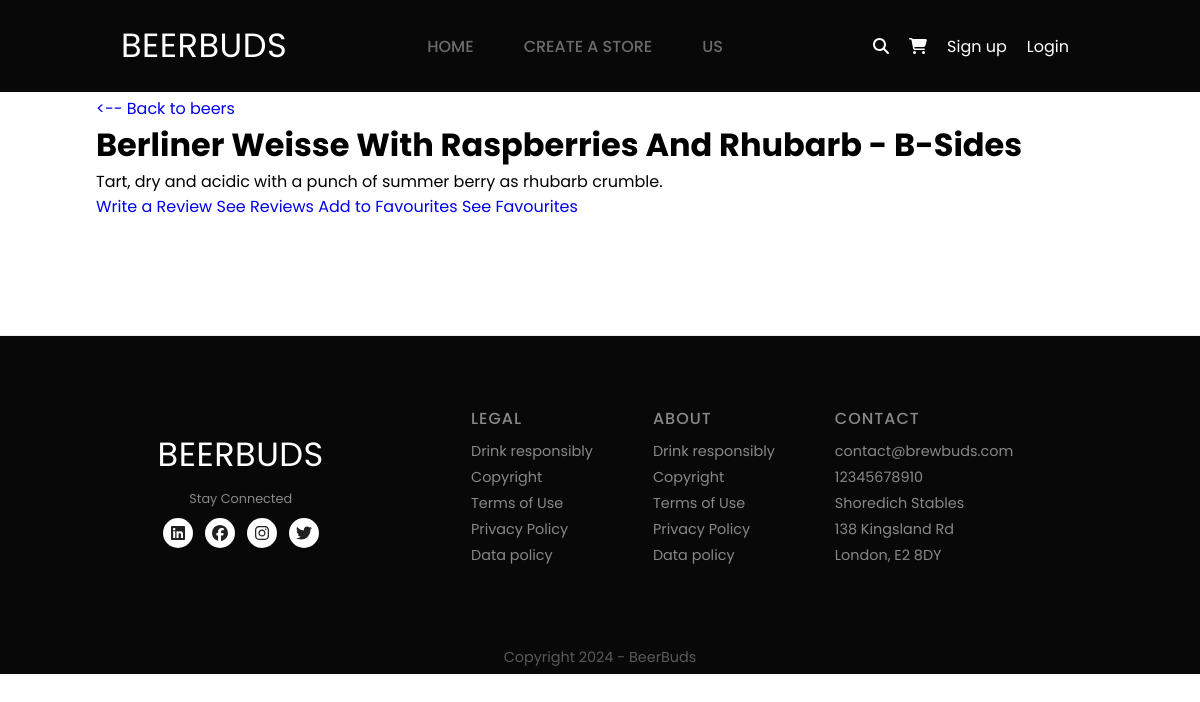
Before: /beer/4/ with the older database file.
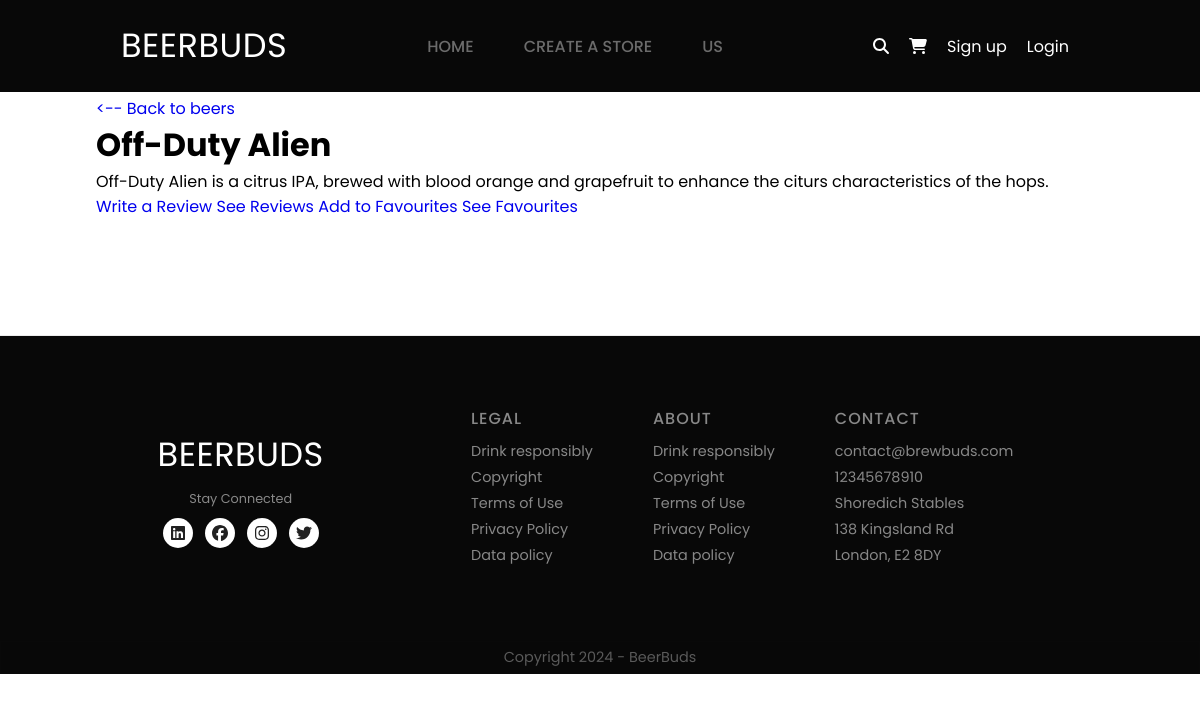
After: the same page with the newer database file.
### marketplace/models.py (models this page shows, shortened)
class Beer(models.Model):
    name = models.CharField(max_length=255, blank=False, null=False)
    description = models.TextField(blank=False, validators=[ MinLengthValidator(50, 'Please enter a description of at least 50 characters')])
    stock_quantity = models.IntegerField(blank=False, null=False)
    price = models.DecimalField(blank=False, null=False, max_digits=6, decimal_places=2)
    store_id = models.ForeignKey(Store, related_name='beer_store', on_delete=models.CASCADE)
    beer_image = models.ImageField(upload_to='beer_images', blank=False, null=False)
    volume = models.DecimalField(max_digits=6, decimal_places=2)
    abv = models.DecimalField(max_digits=6, decimal_places=1)
    ingredients = models.TextField(validators=[ MinLengthValidator(50, 'Please enter a description of at least 50 characters')])

### marketplace/views.py (the view)
# urls.py: path('beer/<int:id>/', views.beer_show, name='beer_show'),
def beer_show(request, id):
  beer = get_object_or_404(Beer, id=id)
  return render(request, 'marketplace/beer_show.html', {'beer': beer })

### marketplace/context_processors.py (called while the page is built)
def has_store(request):
    if request.user.is_authenticated:
        return {'has_store': Store.objects.filter(user_id=request.user).exists()}
    return {'has_store': False}

### marketplace/templates/marketplace/beer_show.html (shortened to what this page needs)
{% extends "core/base.html" %}
{% block content %}
  <div class="p-4">
    <a href="{% url 'marketplace:beer_index' %}" class="bg-purple-500 text-white px-4 py-2 rounded hover:bg-purple-700">  <-- Back to beers </a>
  </div>
  <div class="p-4">
      <h1 class="text-2xl font-bold mb-4">{{ beer.name }}</h1>
      <p class="text-sm mb-4">{{ beer.description }}</p>
      <div>
        <a href="{% url 'user_actions:create_review' beer.id %}" class="bg-blue-500 text-white px-4 py-2 rounded hover:bg-blue-700">Write a Review</a>
        <a href="{% url 'user_actions:beer_reviews_index' beer.id %}" class="bg-green-500 text-white px-4 py-2 rounded hover:bg-green-700">See Reviews</a>
        <a href="{% url 'user_actions:add_favourite' beer.id %}" class="bg-yellow-500 text-white px-4 py-2 rounded hover:bg-yellow-700">Add to Favourites</a>
        <a href="{% url 'user_actions:beer_favourites_index' beer.id %}" class="bg-orange-500 text-white px-4 py-2 rounded hover:bg-orange-700">See Favourites</a>
      </div>
  </div>
{% endblock %}

Changed rows visible on the page:
changed Beer: name "Berliner Weisse With Raspberries And Rhubarb - B-Sides" → "Off-Duty Alien"; description "Tart, dry and acidic with a punch of summer berry as rhubarb crumble." → "Off-Duty Alien is a citrus IPA, brewed with blood orange and grapefruit to enhance the citurs characteristics of the hops."
